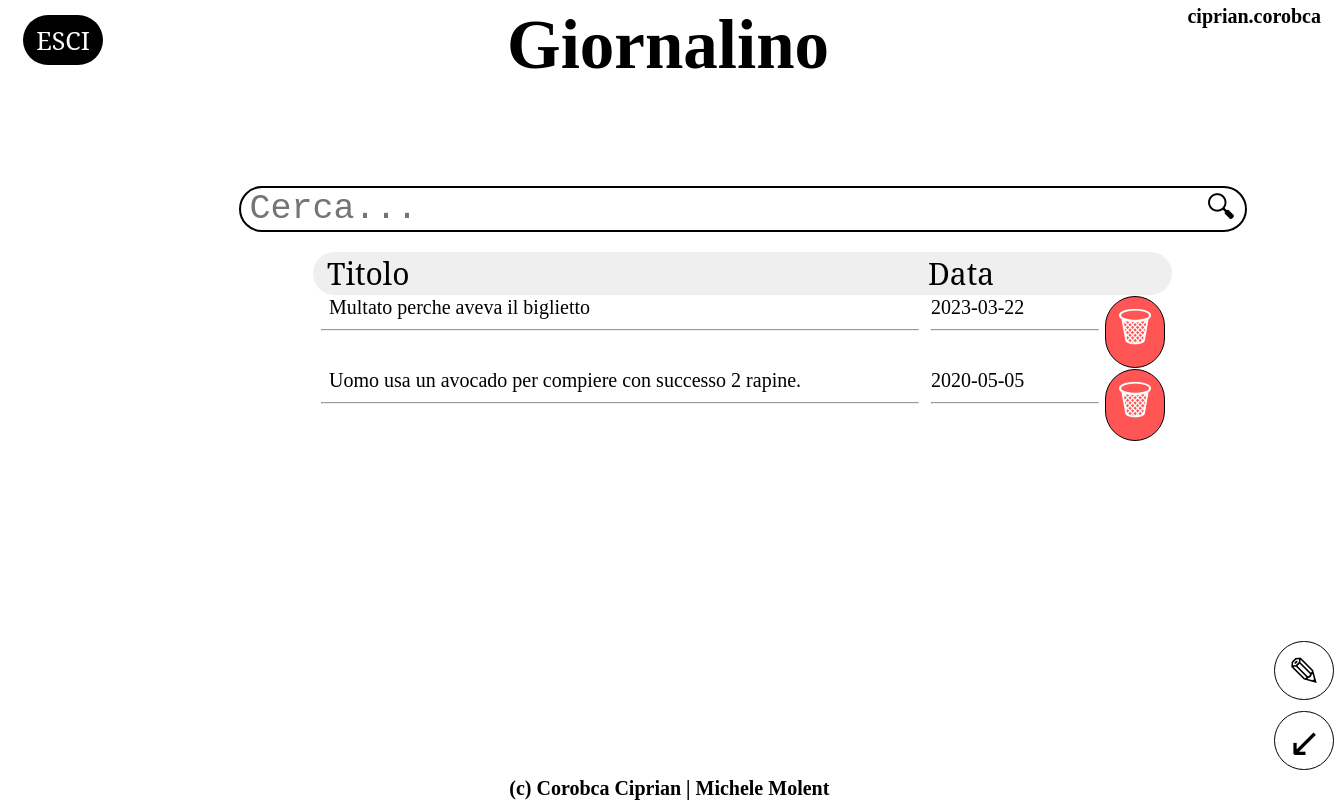
Page /scrittore_vii.php (signed in) on the committed database.
### tables this page shows
CREATE TABLE `tblarticoli` (
  `idArt` int(11) NOT NULL,
  `titolo` varchar(100) NOT NULL,
  `contenuto` text NOT NULL,
  `categoria` varchar(50) NOT NULL,
  `dataP` date NOT NULL,
  `scrittore` int(11) NOT NULL,
  `validato` int(11) DEFAULT NULL
);

### scrittore_vii.php (the view, shortened to what this page needs)
<!DOCTYPE html>
<html>
    <head>
        <link type="text/css" rel="stylesheet" href="style.css"></link>
    </head>
    <body>
        <?php
            if(isset($_SESSION['user']))
            {
                echo"<form method='POST' action='logout.php'>
                        <button class='logout'>ESCI</button>
                    </form>";
                echo"<h5 style='top:0;
                                right:0;
                                margin-right:15px;
                                margin-top:5px;
                                position:fixed;
                                display:block;'
                                >".$_SESSION['user']."</h5>";
            }
            else
            {
                echo"<script>close();</script>";
            }
        ?>
        <div class="header">
            <a class="homelink" href="scrittore_vi.php"><h1>Giornalino</h1></a>
        </div>
        <div class="maindiv">
            <form method="POST" action="addart.php">
                <button class="add">✎</button>
            </form>
            <form action="scrittore_vi.php">
                <button class="deselected">↙</button>
            </form>
            <form method="POST" action="scrit_vii_spec.php">
                <input type="text" placeholder="Cerca..." name="cerca" class="searchbar" required>
                <button class="searchbtn">🔍︎</button>
            </form>
            <div style="text-align:center;">
                <form method="POST" action="scrit_vii_ord.php">
                    <button name="titolo" class="headingbtn" style="width:610px;margin-left:5px;
                                                                    border-top-left-radius:30px;
                                                                    border-bottom-left-radius:30px;
                                                                    text-indent:8px;">Titolo</button>
                    <button name="data" class="headingbtn" style="width:250px;
                                                                  border-top-right-radius:30px;
                                                                  border-bottom-right-radius:30px;">Data</button>
                </form>
                <form method="POST" action="scrit_vii_rdr.php">
                    <?php
                    $s = $_SESSION['user'];
                    include_once("connect.php");
                    $query2 = "SELECT tblutenti.matricola
                               FROM tblutenti
                               JOIN tblaccount ON tblutenti.idAcc = tblaccount.idAcc
                               WHERE tblaccount.username = '$s';";
                    $res2 = $c->query($query2);
                    $useful = mysqli_fetch_array($res2,MYSQLI_ASSOC);
                    $id = $useful['matricola'];
                    $query1 = "SELECT tblarticoli.idArt,tblarticoli.titolo,tblarticoli.dataP
                               FROM tblarticoli
                               WHERE tblarticoli.scrittore = '$id'
                               AND tblarticoli.validato IS NULL;";
                    $res = $c->query($query1);
                    if($res == false)
                    {
                        echo"error";
                    }
                    else
                    {
                        while($data = mysqli_fetch_array($res,MYSQLI_ASSOC))
                        {
                            echo"<button class='visualizer' style='width:610px;text-indent:8px;
                                                        border-top-left-radius:30px;
                                                        border-bottom-left-radius:30px;'
                                name='art' value='".$data['idArt']."' id='titolo'>".$data['titolo']."</label><hr>";
                            echo"<button class='visualizer' style='width:180px;
                                                            border-top-right-radius:30px;
                                                            border-bottom-right-radius:30px;'
                                    name='art' value='".$data['idArt']."' id='data'>".$data['dataP']."</label><br><hr>";
                            echo"<button name='del' value='".$data['idArt']."' class='delete'>🗑</button>";
                        }
                    }
                    ?>
                </form>
            </div>
        </div>
        <div class="footer">
            <a class="homelink" target=”_blank” href="https://www.youtube.com/watch?v=dQw4w9WgXcQ"><h5>(c) Corobca Ciprian | Michele Molent</h5></a>
        </div>
    </body>
</html>

### style.css (style rules this page uses)
html,body { text-align: center; }
h1 { font-size:69px; font-family:Times New Roman; color:#000000; }
h5 { font-size:20px; font-family:Times New Roman; color:#000000; display:inline; margin:45px; }
.maindiv { width:1200px; margin-left:10%; }
.header { position:absolute fixed; margin-top:-30px; margin-bottom:100px; margin-top:-40px; }
.footer { box-sizing: border-box; bottom:0; position:fixed; text-align: center; background-color: #ffffff; width:99%; }
.homelink { text-decoration: none; }
.searchbar { border:2px solid; width:1000px; font-size: 35px; text-indent: 7px; margin-bottom:20px; border-radius:25px; font-family:Courier New; }
.searchbtn { font-size: 30px; border-radius: 50%; margin-left:-50px; border:none; background: transparent; }
.headingbtn { border:none; font-size: 30px; font-family:Noto Serif; margin-left:-5px; overflow: hidden; text-align: left; }
.visualizer { font-family: Century; font-size: 20px; border:none; background: transparent; text-overflow: ellipsis; overflow: hidden; white-space:nowrap; text-align: left; }
.logout { display:block; margin-top:15px; margin-left:15px; font-family:Noto Serif; width:80px; height:50px; position:fixed; top:0; font-size:25px; border-radius:50px; border:none; background-color: #000000; color:#ffffff; transition: 0.2s; }
.deselected { width:60px; margin-left:40%; font-size: 40px; font-family:Noto Serif; border:1px solid #000000; background-color: #ffffff; color:#000000; border-radius: 40px; margin-top:-75px; margin-bottom:30px; position:fixed; bottom:0; }
.add { width:60px; margin-left:40%; font-size: 40px; font-family:Noto Serif; border:1px solid #000000; background-color: #ffffff; color:#000000; border-radius: 40px; margin-top:-75px; margin-bottom:100px; position:fixed; bottom:0; }
.delete { width:60px; font-size: 40px; font-family:Noto Serif; border:1px solid #000000; background-color: #ff5555; color:#ffffff; border-radius: 40px; }

### rows in the picture
tblarticoli: $data['idArt'] 4 (drawn), titolo "Multato perche aveva il biglietto", dataP "2023-03-22"
tblarticoli: $data['idArt'] 7 (drawn), titolo "Uomo usa un avocado per compiere con successo 2 rapine.", dataP "2020-05-05"

### other values in the picture
$_SESSION['user'] "ciprian.corobca"
